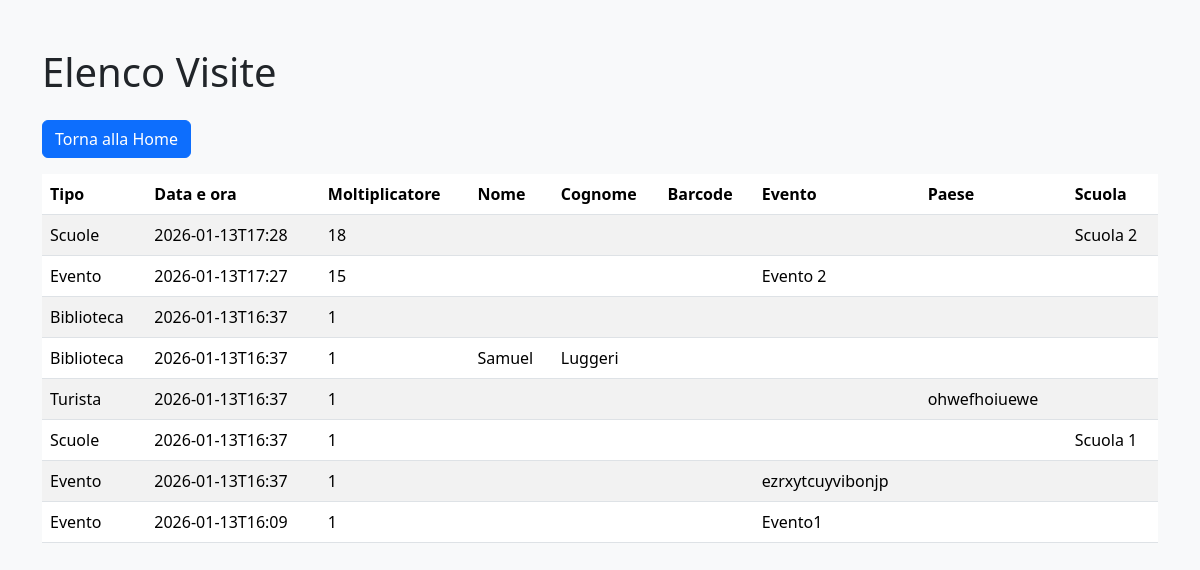
The app's page /visits with its own data.
### tables this page shows
CREATE TABLE visits (
    id INTEGER PRIMARY KEY AUTOINCREMENT,
    
    -- Tipo di visita: Biblioteca, Servizi, Turista, Evento, Cittadino, Scuole
    type TEXT NOT NULL,
    
    -- Informazioni generali
    timestamp DATETIME NOT NULL,
    multiplier INTEGER DEFAULT 1,
    
    -- Campi opzionali generali
    name TEXT,
    surname TEXT,
    barcode TEXT,
    
    -- Campi specifici per Evento
    event_name TEXT,
    
    -- Campi specifici per Turista
    country TEXT,
    
    -- Campi specifici per Scuole
    school_name TEXT
);

### main.py (the view)
@app.route("/visits")
def show_visits():
    conn = get_db()
    cur = conn.cursor()
    cur.execute("SELECT * FROM visits ORDER BY timestamp DESC")
    visits = cur.fetchall()
    conn.close()
    return render_template("visits.html", visits=visits)

### main.py (called while the page is built)
def get_db():
    conn = sqlite3.connect(DB_PATH)
    conn.row_factory = sqlite3.Row
    return conn

### templates/visits.html (shortened to what this page needs)
<!DOCTYPE html>
<html lang="it">
<head>
    <link rel="stylesheet" href="{{ url_for('static', filename='bootstrap/css/bootstrap.min.css') }}">
</head>
<body class="bg-light">
    <div class="container mt-5">
        <h1 class="mb-4">Elenco Visite</h1>
        <a href="/" class="btn btn-primary mb-3">Torna alla Home</a>
        <table class="table table-striped">
            <thead>
                <tr>
                    <th>Tipo</th>
                    <th>Data e ora</th>
                    <th>Moltiplicatore</th>
                    <th>Nome</th>
                    <th>Cognome</th>
                    <th>Barcode</th>
                    <th>Evento</th>
                    <th>Paese</th>
                    <th>Scuola</th>
                </tr>
            </thead>
            <tbody>
                {% for visit in visits %}
                <tr>
                    <td>{{ visit['type'] }}</td>
                    <td>{{ visit['timestamp'] }}</td>
                    <td>{{ visit['multiplier'] }}</td>
                    <td>{{ visit['name'] or '' }}</td>
                    <td>{{ visit['surname'] or '' }}</td>
                    <td>{{ visit['barcode'] or '' }}</td>
                    <td>{{ visit['event_name'] or '' }}</td>
                    <td>{{ visit['country'] or '' }}</td>
                    <td>{{ visit['school_name'] or '' }}</td>
                </tr>
                {% endfor %}
            </tbody>
        </table>
    </div>
</body>
</html>

### records on screen
visits: type "Scuole", timestamp "2026-01-13T17:28", multiplier "18", school_name "Scuola 2"
visits: type "Evento", timestamp "2026-01-13T17:27", multiplier "15", event_name "Evento 2"
visits: type "Biblioteca", timestamp "2026-01-13T16:37", multiplier "1"
visits: type "Biblioteca", timestamp "2026-01-13T16:37", multiplier "1", name "Samuel", surname "Luggeri"
visits: type "Turista", timestamp "2026-01-13T16:37", multiplier "1", country "ohwefhoiuewe"
visits: type "Scuole", timestamp "2026-01-13T16:37", multiplier "1", school_name "Scuola 1"
visits: type "Evento", timestamp "2026-01-13T16:37", multiplier "1", event_name "ezrxytcuyvibonjp"
visits: type "Evento", timestamp "2026-01-13T16:09", multiplier "1", event_name "Evento1"
